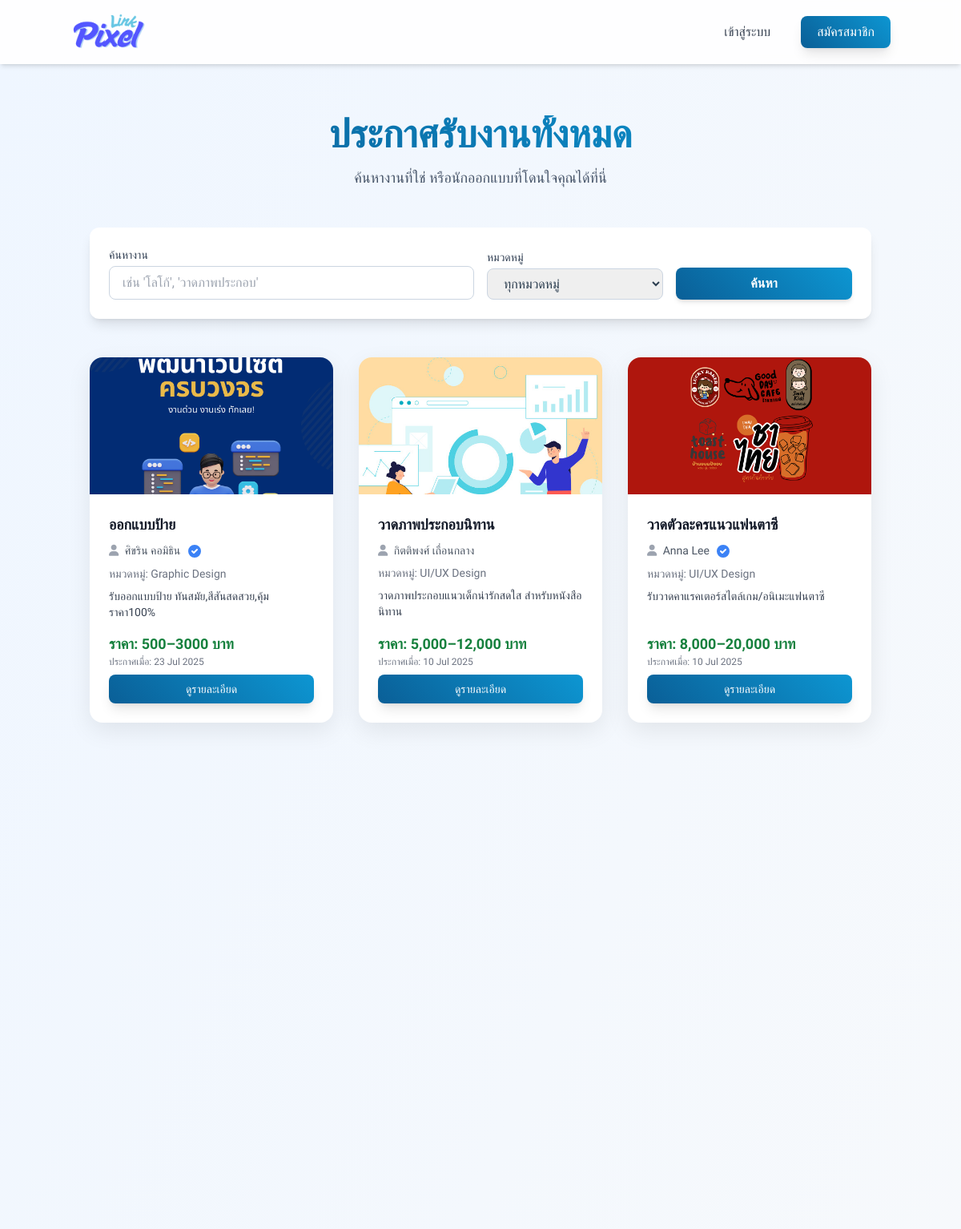
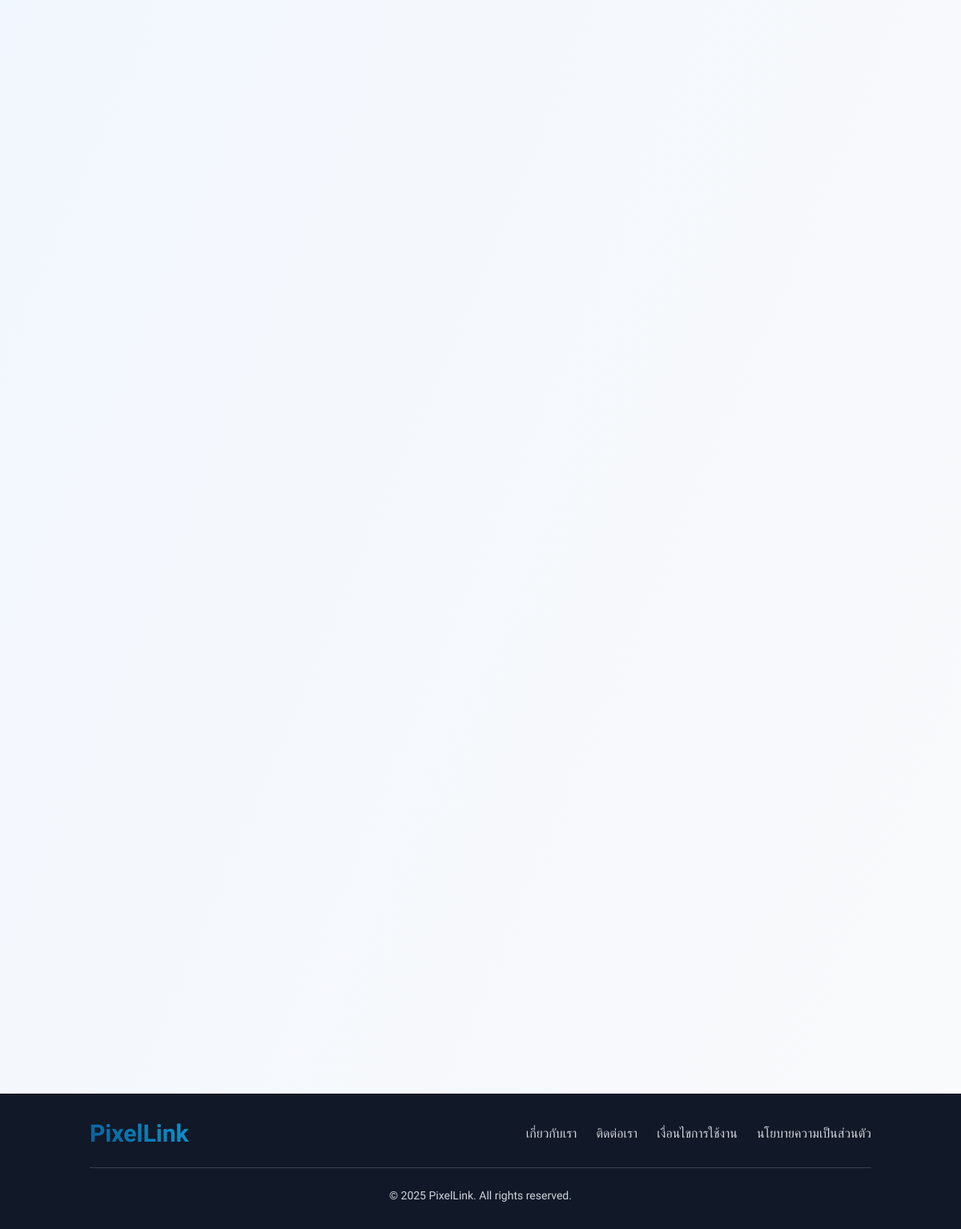
Page /job_listings.php on the committed database (2 pictures, top to bottom).
### tables this page shows
CREATE TABLE `job_postings` (
  `post_id` int(11) NOT NULL,
  `designer_id` int(11) NOT NULL,
  `title` varchar(255) NOT NULL,
  `description` text DEFAULT NULL,
  `category_id` int(11) DEFAULT NULL,
  `price_range` varchar(100) DEFAULT NULL,
  `posted_date` timestamp NOT NULL DEFAULT current_timestamp(),
  `status` enum('active','inactive','completed') DEFAULT 'active',
  `client_id` int(11) NOT NULL,
  `main_image_id` int(11) DEFAULT NULL
);

CREATE TABLE `uploaded_files` (
  `file_id` int(11) NOT NULL,
  `contract_id` int(11) DEFAULT NULL,
  `job_post_id` int(11) DEFAULT NULL,
  `uploader_id` int(11) NOT NULL,
  `file_name` varchar(255) NOT NULL,
  `file_path` varchar(255) NOT NULL,
  `uploaded_at` timestamp NOT NULL DEFAULT current_timestamp(),
  `file_size` int(11) DEFAULT NULL,
  `uploaded_by_user_id` int(11) DEFAULT NULL,
  `file_type` varchar(255) DEFAULT NULL,
  `uploaded_date` datetime DEFAULT NULL
);

CREATE TABLE `users` (
  `user_id` int(11) NOT NULL,
  `username` varchar(50) NOT NULL,
  `password` varchar(255) NOT NULL,
  `email` varchar(100) NOT NULL,
  `first_name` varchar(100) NOT NULL,
  `last_name` varchar(100) NOT NULL,
  `phone_number` varchar(20) NOT NULL,
  `user_type` enum('admin','designer','client') NOT NULL,
  `registration_date` timestamp NOT NULL DEFAULT current_timestamp(),
  `is_approved` tinyint(1) DEFAULT 0,
  `last_activity` datetime DEFAULT NULL,
  `is_active` tinyint(1) DEFAULT 1,
  `is_verified` tinyint(1) NOT NULL DEFAULT 0 COMMENT '0=Not Verified, 1=Verified',
  `last_login` timestamp NULL DEFAULT NULL
);

CREATE TABLE `job_categories` (
  `category_id` int(11) NOT NULL,
  `category_name` varchar(100) NOT NULL
);

### job_listings.php (the view, shortened to what this page needs)
<?php
$servername = "localhost";
$username = "root";
$password = "";
$dbname = "pixellink";
$condb = new mysqli($servername, $username, $password, $dbname);
$condb->set_charset("utf8");
$loggedInUserName = $_SESSION['full_name'] ?? $_SESSION['username'] ?? 'Designer';
$search_keyword = $_GET['search'] ?? '';
$type = $_GET['type'] ?? 'postings';
$jobs = [];
if ($type === 'postings') {
    $page_title = "ประกาศรับงานทั้งหมด";
    $sql = "SELECT
                jp.post_id AS id,
                jp.title,
                jp.description,
                jp.price_range,
                jp.posted_date,
                'posting' AS type,
                u.first_name,
                u.last_name,
                u.is_verified,
                jc.category_name,
                uf.file_path AS job_image_path
            FROM job_postings AS jp
            JOIN users AS u ON jp.designer_id = u.user_id
            LEFT JOIN job_categories AS jc ON jp.category_id = jc.category_id
            LEFT JOIN uploaded_files AS uf ON jp.main_image_id = uf.file_id
            WHERE jp.status = 'active'";
    $sql .= " ORDER BY jp.posted_date DESC";
}
$stmt = $condb->prepare($sql);
if ($stmt) {
    $stmt->execute();
    $result = $stmt->get_result();
    $jobs = $result->fetch_all(MYSQLI_ASSOC);
} else {
    error_log("SQL Error: " . $condb->error);
}
?>
<?php include 'includes/header.php'; ?>
<body class="min-h-screen flex flex-col">
    <nav class="bg-white/90 backdrop-blur-sm p-4 shadow-md sticky top-0 z-50">
        <div class="container mx-auto flex justify-between items-center">
            <a href="index.php"><img src="dist/img/logo.png" alt="PixelLink Logo" class="h-12 transition-transform hover:scale-105"></a>
            <div class="space-x-4 flex items-center">
                <?php if (isset($_SESSION['user_id'])) : ?>
                    <span class="font-medium text-slate-700">สวัสดี, <?= htmlspecialchars($loggedInUserName) ?>!</span>
                    <?php
                    $profile_path = 'designer/view_profile.php';
                    if ($_SESSION['user_type'] === 'client') {
                        $profile_path = 'client/view_profile.php';
                    }
                    ?>
                    <a href="<?= $profile_path ?>?user_id=<?= $_SESSION['user_id']; ?>" class="btn-primary text-white px-5 py-2 rounded-lg font-medium shadow-md">ดูโปรไฟล์</a>
                    <a href="logout.php" class="btn-danger text-white px-5 py-2 rounded-lg font-medium shadow-md">ออกจากระบบ</a>
                <?php else : ?>
                    <a href="login.php" class="text-xs sm:text-base px-3 py-1.5 sm:px-5 sm:py-2 rounded-lg font-medium border-2 border-transparent hover:border-blue-300 hover:text-blue-600 transition duration-300 text-gray-700 whitespace-nowrap">เข้าสู่ระบบ</a>
                    <a href="register.php" class="btn-primary text-xs sm:text-base px-4 py-2 sm:px-5 sm:py-2 rounded-lg font-medium shadow-lg whitespace-nowrap">สมัครสมาชิก</a>
                <?php endif; ?>
            </div>
        </div>
    </nav>
    <main class="flex-grow">
        <section id="job-listings" class="py-12 md:py-16 bg-gradient-to-br from-blue-50 to-gray-50">
            <div class="container mx-auto px-4 md:px-6">
                <div class="text-center mb-12 animate-fade-in">
                    <h1 class="text-4xl md:text-5xl font-bold text-gradient"><?= htmlspecialchars($page_title) ?></h1>
                    <p class="mt-4 text-lg text-slate-600">ค้นหางานที่ใช่ หรือนักออกแบบที่โดนใจคุณได้ที่นี่</p>
                </div>
                <form action="job_listings.php" method="GET" class="mb-12 p-6 bg-white rounded-xl shadow-lg animate-fade-in">
                    <div class="grid grid-cols-1 md:grid-cols-4 gap-4 items-end">
                        <div class="col-span-1 md:col-span-2">
                            <label for="search-keyword" class="block text-sm font-medium text-slate-700 mb-1">ค้นหางาน</label>
                            <input type="text" name="search" id="search-keyword" value="<?= htmlspecialchars($search_keyword) ?>" placeholder="เช่น 'โลโก้', 'วาดภาพประกอบ'" class="w-full px-4 py-2 border border-slate-300 rounded-lg focus:ring-blue-500 focus:border-blue-500">
                        </div>
                        <div>
                            <label for="filter-category" class="block text-sm font-medium text-slate-700 mb-1">หมวดหมู่</label>
                            <select name="category" id="filter-category" class="w-full px-4 py-2 border border-slate-300 rounded-lg focus:ring-blue-500 focus:border-blue-500">
                                <option value="0">ทุกหมวดหมู่</option>
                            </select>
                        </div>
                        <button type="submit" class="btn-primary text-white px-6 py-2 rounded-lg font-semibold shadow-md w-full">ค้นหา</button>
                    </div>
                </form>
                <?php if (empty($jobs)): ?>
                    <div class="bg-yellow-100 border-l-4 border-yellow-500 text-yellow-700 p-6 rounded-lg text-center mt-12">
                        <p class="font-bold text-xl">ไม่พบผลลัพธ์ที่ตรงกัน</p>
                        <p class="mt-2">กรุณาลองเปลี่ยนคำค้นหาหรือตัวกรองของคุณ</p>
                    </div>
                <?php else: ?>
                    <div class="grid grid-cols-1 sm:grid-cols-2 lg:grid-cols-3 xl:grid-cols-4 gap-8">
                        <?php foreach ($jobs as $job): ?>
                            <div class="card-item flex flex-col animate-card-appear">
                                <?php
                                $image_source = 'dist/img/pdpa02.jpg';
                                if (!empty($job['job_image_path'])) {
                                    $correct_path = str_replace('../', '', $job['job_image_path']);
                                    if (file_exists($correct_path)) {
                                        $image_source = htmlspecialchars($correct_path);
                                    }
                                }
                                ?>
                                <a href="job_detail.php?id=<?= $job['id'] ?>&type=<?= $job['type'] ?>">
                                    <img src="<?= $image_source ?>" alt="ภาพประกอบงาน: <?= htmlspecialchars($job['title']) ?>" class="card-image">
                                </a>
                                <div class="p-4 md:p-6 flex-grow flex flex-col justify-between">
                                    <div>
                                        <h3 class="text-lg font-semibold text-gray-900 line-clamp-2"><?= htmlspecialchars($job['title']) ?></h3>
                                        <p class="text-sm text-gray-600 my-2">
                                            <i class="fas fa-user mr-1 text-gray-400"></i>
                                            <?= htmlspecialchars($job['first_name'] . ' ' . $job['last_name']) ?>
                                            <?php if ($job['is_verified'] == 1): ?>
                                                <span title="บัญชีนี้ได้รับการยืนยันตัวตนแล้ว">
                                                    <svg class="verified-badge-svg text-blue-500" fill="currentColor" viewBox="0 0 20 20" xmlns="http://www.w3.org/2000/svg">
                                                        <path fill-rule="evenodd" d="M10 18a8 8 0 100-16 8 8 0 000 16zm3.707-9.293a1 1 0 00-1.414-1.414L9 10.586 7.707 9.293a1 1 0 00-1.414 1.414l2 2a1 1 0 001.414 0l4-4z" clip-rule="evenodd"></path>
                                                    </svg>
                                                </span>
                                            <?php endif; ?>
                                        </p>
                                        <p class="text-sm text-gray-500 mb-2">หมวดหมู่: <?= htmlspecialchars($job['category_name'] ?? 'ไม่ระบุ') ?></p>
                                        <p class="text-sm text-gray-700 line-clamp-3 font-light"><?= htmlspecialchars($job['description']) ?></p>
                                    </div>
                                    <div class="mt-4">
                                        <p class="text-lg font-semibold text-green-700">ราคา: <?= htmlspecialchars($job['price_range'] ?? 'สอบถาม') ?></p>
                                        <p class="text-xs text-gray-500">ประกาศเมื่อ: <?= date('d M Y', strtotime($job['posted_date'])) ?></p>
                                        <a href="job_detail.php?id=<?= $job['id'] ?>&type=<?= $job['type'] ?>" class="mt-2 inline-block btn-primary text-white px-4 py-2 rounded-lg font-medium text-sm shadow-lg w-full text-center">ดูรายละเอียด</a>
                                    </div>
                                </div>
                            </div>
                        <?php endforeach; ?>
                    </div>
                <?php endif; ?>
            </div>
        </section>
    </main>
    <?php include 'includes/footer.php'; ?>

### includes/header.php (shortened to what this page needs)
<!DOCTYPE html>
<html lang="th">
<head>
    <script src="https://cdn.tailwindcss.com"></script>
    <link rel="stylesheet" href="https://cdnjs.cloudflare.com/ajax/libs/font-awesome/6.0.0-beta3/css/all.min.css">
    <link href="https://cdn.jsdelivr.net/npm/sweetalert2@11/dist/sweetalert2.min.css" rel="stylesheet" />
</head>

### includes/footer.php (shortened to what this page needs)
<footer class="bg-gray-900 text-gray-300 py-8 mt-auto">
    <div class="container mx-auto px-4 md:px-6 text-center">
        <div class="flex flex-col md:flex-row justify-between items-center mb-6">
            <a href="/pixellink-assistants-main/index.php" class="text-2xl sm:text-3xl font-bold pixellink-logo-footer mb-4 md:mb-0 transition duration-300 hover:opacity-80">Pixel<b>Link</b></a>
            <div class="flex flex-wrap justify-center space-x-2 md:space-x-6 text-sm md:text-base">
                <a href="/pixellink-assistants-main/about.php" class="hover:text-white transition duration-300 mb-2 md:mb-0 font-light">เกี่ยวกับเรา</a>
                <a href="/pixellink-assistants-main/contact.php" class="hover:text-white transition duration-300 mb-2 md:mb-0 font-light">ติดต่อเรา</a>
                <a href="/pixellink-assistants-main/terms.php" class="hover:text-white transition duration-300 mb-2 md:mb-0 font-light">เงื่อนไขการใช้งาน</a>
                <a href="/pixellink-assistants-main/privacy.php" class="hover:text-white transition duration-300 mb-2 md:mb-0 font-light">นโยบายความเป็นส่วนตัว</a>
            </div>
        </div>
        <hr class="border-gray-700 my-6">
        <p class="text-xs md:text-sm font-light">&copy; <?php echo date('Y'); ?> PixelLink. All rights reserved.</p>
    </div>
</footer>
</body>
</html>

### job_listings.php (style rules this page uses)
.animate-fade-in { opacity: 0; transition: opacity 1.2s ease-out; }
.animate-fade-in.is-visible { opacity: 1; }
.animate-card-appear { opacity: 0; transform: translateY(20px); transition: opacity 0.6s ease-out, transform 0.6s ease-out; }
.animate-card-appear.is-visible { opacity: 1; transform: translateY(0); }
.verified-badge-svg { width: 1.25rem; height: 1.25rem; margin-left: 0.25rem; vertical-align: middle; display: inline-block; }

### includes/header.php (style rules this page uses)
* { font-family: 'Kanit', sans-serif; font-style: normal; font-weight: 400; }
body { background: linear-gradient(135deg, #f0f4f8 0%, #e8edf3 100%); color: #2c3e50; overflow-x: hidden; }
.btn-primary { background: linear-gradient(45deg, #0a5f97 0%, #0d96d2 100%); color: white; transition: all 0.3s ease; box-shadow: 0 4px 15px rgba(13, 150, 210, 0.3); }
.text-gradient { background: linear-gradient(45deg, #0a5f97, #0d96d2); -webkit-background-clip: text; -webkit-text-fill-color: transparent; }
.pixellink-logo, .pixellink-logo-footer { font-weight: 700; font-size: 2.25rem; background: linear-gradient(45deg, #0a5f97, #0d96d2); -webkit-background-clip: text; -webkit-text-fill-color: transparent; }
.pixellink-logo b, .pixellink-logo-footer b { color: #0d96d2; }
.card-item { background: white; border-radius: 1rem; box-shadow: 0 10px 30px rgba(0, 0, 0, 0.08); transition: all 0.3s ease; display: flex; flex-direction: column; }
.card-image { width: 100%; aspect-ratio: 16/9; object-fit: cover; border-top-left-radius: 1rem; border-top-right-radius: 1rem; }
.verified-badge-svg { width: 1.25rem; height: 1.25rem; margin-left: 0.25rem; vertical-align: middle; display: inline-block; }

### rows in the picture
job_postings: uploaded_files.file_path (picture), title "ออกแบบป้าย", designer.last_name "ศิขริน คอมิธิน", category.category_name "Graphic Design", description "รับออกแบบป้าย ทันสมัย,สีสันสดสวย,คุ้มราคา100%", price_range "500–3000 บาท", posted_date "23 Jul 2025"
job_postings: shows a picture, title "วาดภาพประกอบนิทาน", designer.last_name "กิตติพงศ์ เถื่อนกลาง", category.category_name "UI/UX Design", description "วาดภาพประกอบแนวเด็กน่ารักสดใส สำหรับหนังสือนิทาน", price_range "5,000–12,000 บาท", posted_date "10 Jul 2025"
job_postings: uploaded_files.file_path (picture), title "วาดตัวละครแนวแฟนตาซี", designer.last_name "Anna Lee", category.category_name "UI/UX Design", description "รับวาดคาแรคเตอร์สไตล์เกม/อนิเมะแฟนตาซี", price_range "8,000–20,000 บาท", posted_date "10 Jul 2025"

### other values in the picture
$page_title "ประกาศรับงานทั้งหมด"
